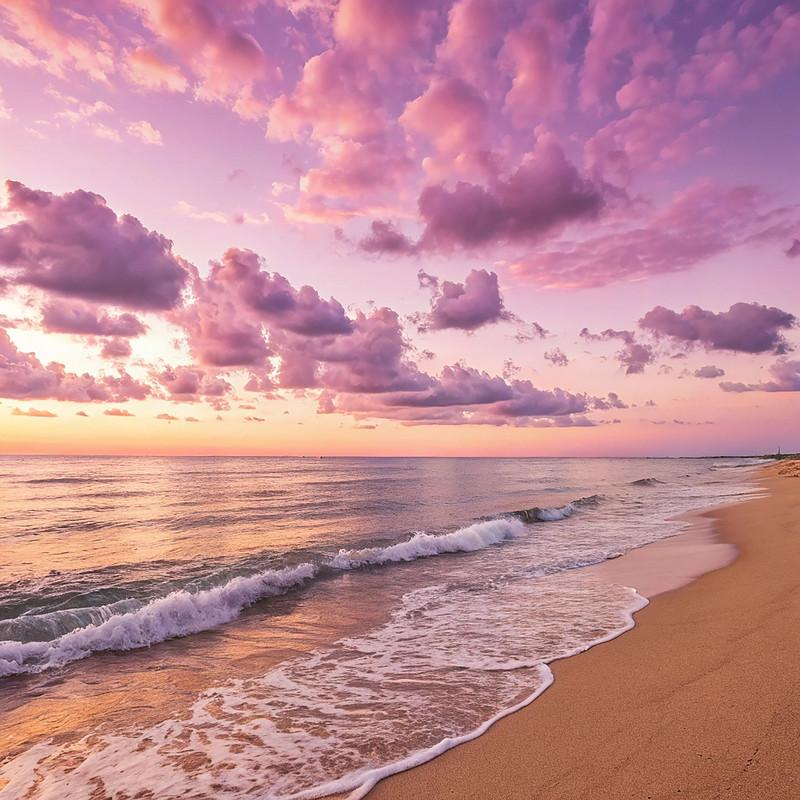
#> input picture 03_tkinter/images/plus1.jpg, 800 x 800 px
$ python '21_흑백컬러합성.py'
#> lines starting #> are read from the running program, lines starting #| are printed output that depends on the picture
"""
실습문제 : 흑백과 컬러 이미지 합치기
파일명 : 21_흑백컬러합성.py

이미지를 읽는 명령에 옵션을 주면 흑백 이미지를 읽을 수 있습니다.
image = cv2.imread("파일명", cv2.IMREAD_GRAYSCALE)

기존에 합성했던 이미지 두개를 하나는 컬러, 하나는 흑백으로 읽은 뒤 합성해보세요.
"""

import numpy as np
import cv2

image1 = cv2.imread("../03_tkinter/images/plus1.jpg")   # 컬러
#> image1 is the input picture: shape (800, 800, 3); mean B, G, R 149.4, 139.2, 193.5
# image1 = cv2.imread("./images/plus1.jpg", cv2.IMREAD_COLOR_BGR)    # BGR 방식
# image1 = cv2.imread("./images/plus1.jpg", cv2.IMREAD_UNCHANGED)    # 이미지 세팅
image2 = cv2.imread("../03_tkinter/images/plus2.jpg", cv2.IMREAD_GRAYSCALE)      # grayscale
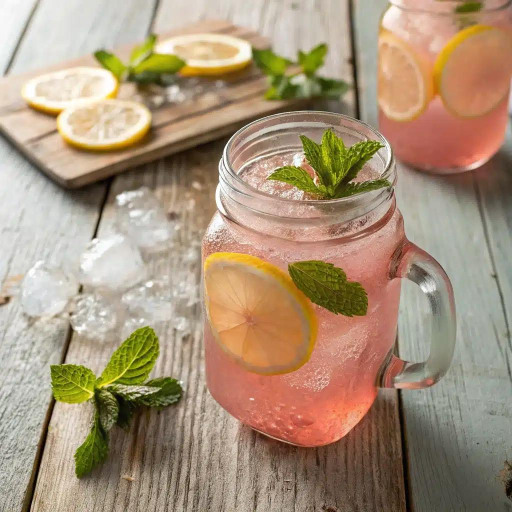
#> input picture 03_tkinter/images/plus2.jpg, 1024 x 1024 px (shown at 1/2 size)
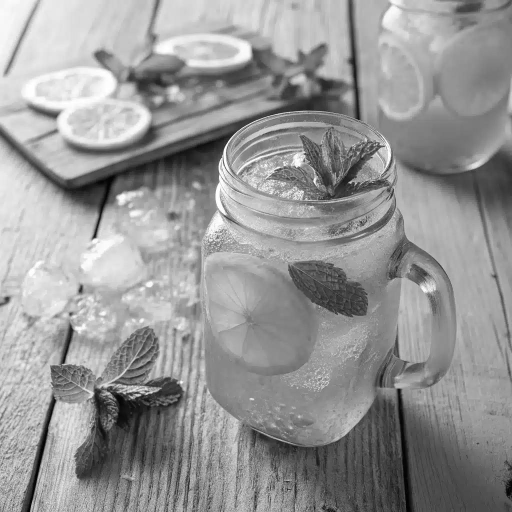
#> image2: shape (1024, 1024) (shown at 1/2 size); min 0, max 255, mean 149.9

# 이미지 합성
h1, w1 = (image1.shape[0], image1.shape[1])     # image1.shape[:2] 로 간추릴 수 있다.
#> h1 = 800; w1 = 800
h2, w2 = (image2.shape[0], image2.shape[1])
#> h2 = 1024; w2 = 1024
ratio1 = w1 / h1
#> ratio1 = 1
ratio2 = w2 / h2
#> ratio2 = 1

new_h1 = 400
new_w1 = round(new_h1 * ratio1)
#> new_w1 = 400
new_h2 = 400
new_w2 = round(new_h2 * ratio2)
#> new_w2 = 400

resize1 = cv2.resize(image1, (new_w1, new_h1))
resize2 = cv2.resize(image2, (new_w2, new_h2))
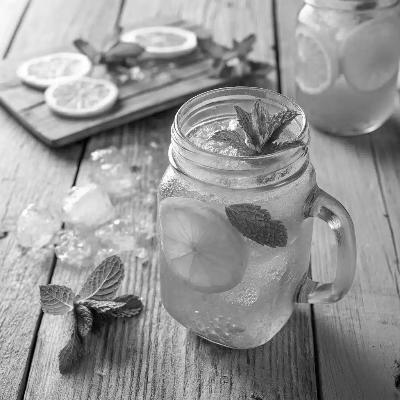
#> resize2: shape (400, 400); min 0, max 255, mean 149.7

# resize2는 흑백이니까 컬러채널로 확장
resize2_color = np.stack((resize2, resize2, resize2), axis=2)

merge = np.hstack((resize1, resize2_color))
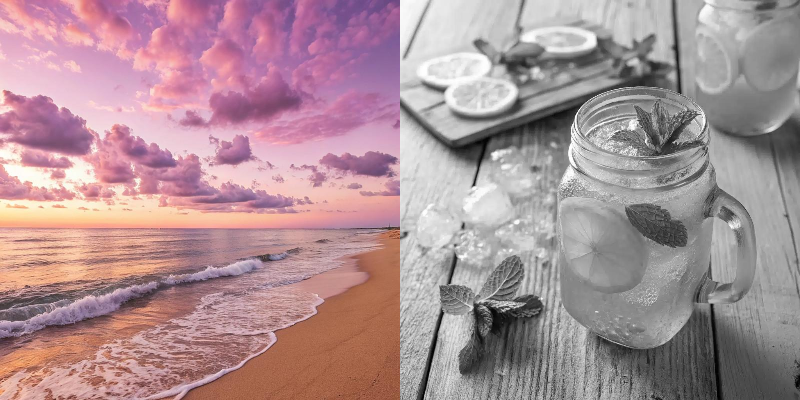
#> merge: shape (400, 800, 3); mean B, G, R 149.6, 144.5, 171.7

# cv2.imshow("image1", image1)
# cv2.imshow("image2", image2)
cv2.imshow("merge", merge)
cv2.waitKey(0)
cv2.destroyAllWindows()
